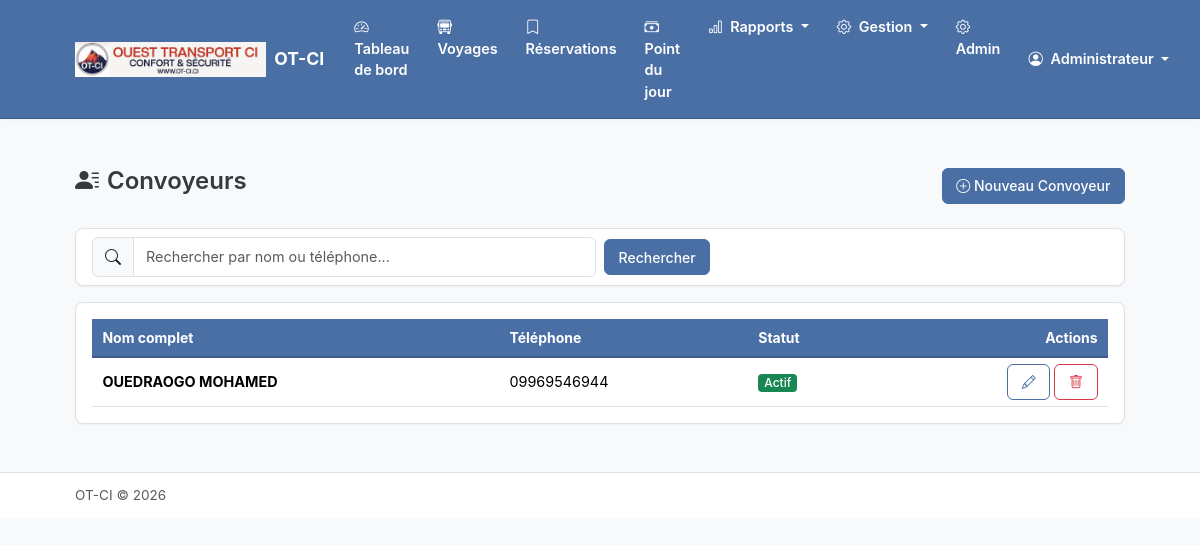
The app's page /personnel/convoyeurs/ (signed in) with its own data.
### apps/compagnie/models.py (models this page shows, shortened)
class Compagnie(models.Model):
    nom = models.CharField(max_length=200, verbose_name="Nom de la compagnie")
    logo = models.ImageField(
        upload_to='logos/',
        blank=True,
        null=True,
        verbose_name="Logo"
    )
    nom_pdg = models.CharField(max_length=200, verbose_name="Nom du PDG")
    adresse = models.TextField(blank=True, verbose_name="Adresse")
    telephone = models.CharField(max_length=20, blank=True, verbose_name="Téléphone")
    email = models.EmailField(blank=True, verbose_name="Email")
    date_creation = models.DateTimeField(auto_now_add=True)
    date_modification = models.DateTimeField(auto_now=True)
    class Meta:
        verbose_name = "Compagnie"
        verbose_name_plural = "Compagnie"
    @classmethod
    def get_instance(cls):
        return cls.objects.first()

### apps/personnel/models.py (models this page shows, shortened)
class Utilisateur(AbstractUser):
    ROLE_CHOICES = [
        ('pdg', 'PDG'),
        ('super_admin', 'Super Administrateur'),
        ('manager', 'Manager'),
        ('chef_gare', 'Chef de Gare'),
        ('guichetier', 'Guichetier'),
    ]
    nom_complet = models.CharField(max_length=200, verbose_name="Nom complet")
    telephone = models.CharField(max_length=20, blank=True, verbose_name="Téléphone")
    role = models.CharField(
        max_length=20,
        choices=ROLE_CHOICES,
        default='guichetier',
        verbose_name="Rôle"
    )
    gare = models.ForeignKey(
        'gares.Gare',
        on_delete=models.SET_NULL,
        null=True,
        blank=True,
        related_name='utilisateurs',
        verbose_name="Gare"
    )
    actif = models.BooleanField(default=True, verbose_name="Actif")
    date_creation = models.DateTimeField(auto_now_add=True)
    date_modification = models.DateTimeField(auto_now=True)
    objects = UtilisateurManager()
    EMAIL_FIELD = 'email'
    USERNAME_FIELD = 'username'
    REQUIRED_FIELDS = ['nom_complet']
    class Meta:
        verbose_name = "Utilisateur"
        verbose_name_plural = "Utilisateurs"
        ordering = ['nom_complet']
    @property
    def is_super_admin(self):
        return self.role == 'super_admin'
    @property
    def has_global_access(self):
        return self.role in ['pdg', 'super_admin', 'manager']

class Convoyeur(models.Model):
    SITUATION_MATRIMONIALE_CHOICES = [
        ('celibataire', 'Célibataire'),
        ('marie', 'Marié(e)'),
        ('divorce', 'Divorcé(e)'),
        ('veuf', 'Veuf/Veuve'),
    ]
    nom_complet = models.CharField(max_length=200, verbose_name="Nom complet")
    telephone = models.CharField(max_length=20, verbose_name="Téléphone")
    numero_cni = models.CharField(max_length=50, blank=True, verbose_name="Numéro CNI")
    situation_matrimoniale = models.CharField(
        max_length=20,
        choices=SITUATION_MATRIMONIALE_CHOICES,
        blank=True,
        verbose_name="Situation matrimoniale"
    )
    nombre_enfants = models.PositiveIntegerField(default=0, verbose_name="Nombre d'enfants en charge")
    telephone_2 = models.CharField(max_length=20, blank=True, verbose_name="Deuxième téléphone")
    lieu_habitation = models.CharField(max_length=200, blank=True, verbose_name="Lieu d'habitation")
    personne_urgence = models.CharField(max_length=200, blank=True, verbose_name="Personne à contacter en cas d'urgence")
    telephone_urgence = models.CharField(max_length=20, blank=True, verbose_name="Téléphone personne d'urgence")
    compagnie = models.ForeignKey(
        'compagnie.Compagnie',
        on_delete=models.CASCADE,
        related_name='convoyeurs',
        verbose_name="Compagnie"
    )
    actif = models.BooleanField(default=True, verbose_name="Actif")
    date_creation = models.DateTimeField(auto_now_add=True)
    date_modification = models.DateTimeField(auto_now=True)
    class Meta:
        verbose_name = "Convoyeur"
        verbose_name_plural = "Convoyeurs"
        ordering = ['nom_complet']

### apps/personnel/views.py (the view)
# urls.py: path('convoyeurs/', views.ConvoyeurListView.as_view(), name='convoyeur_list'),
class ConvoyeurListView(AdminRequiredMixin, ListView):
    model = Convoyeur
    template_name = 'personnel/convoyeur_list.html'
    context_object_name = 'convoyeurs'
    def get_queryset(self):
        queryset = super().get_queryset()
        search = self.request.GET.get('q')
        if search:
            queryset = queryset.filter(
                Q(nom_complet__icontains=search) |
                Q(telephone__icontains=search)
            )
        return queryset.order_by('nom_complet')
    def get_context_data(self, **kwargs):
        context = super().get_context_data(**kwargs)
        context['search_query'] = self.request.GET.get('q', '')
        return context

### apps/compagnie/context_processors.py (called while the page is built)
def compagnie_context(request):
    return {
        'compagnie': Compagnie.get_instance()
    }

### core/mixins.py (called while the page is built)
    def test_func(self):
        return self.request.user.has_global_access

### templates/personnel/convoyeur_list.html (shortened to what this page needs)
{% extends 'base.html' %}
{% block content %}
<div class="container py-4">
    <div class="d-flex justify-content-between align-items-center mb-4">
        <h2><i class="bi bi-person-lines-fill me-2"></i>Convoyeurs</h2>
        <a href="{% url 'personnel:convoyeur_create' %}" class="btn btn-primary"><i class="bi bi-plus-circle"></i> Nouveau Convoyeur</a>
    </div>
    <div class="card mb-3">
        <div class="card-body py-2">
            <form method="get" class="row g-2 align-items-center">
                <div class="col-md-6">
                    <div class="input-group">
                        <span class="input-group-text"><i class="bi bi-search"></i></span>
                        <input type="text" name="q" class="form-control" placeholder="Rechercher par nom ou téléphone..." value="{{ search_query }}">
                    </div>
                </div>
                <div class="col-auto">
                    <button type="submit" class="btn btn-primary">Rechercher</button>
                </div>
            </form>
        </div>
    </div>
    <div class="card">
        <div class="card-body">
            {% if convoyeurs %}
            <div class="table-responsive">
                <table class="table table-hover">
                    <thead>
                        <tr>
                            <th>Nom complet</th>
                            <th>Téléphone</th>
                            <th>Statut</th>
                            <th class="text-end">Actions</th>
                        </tr>
                    </thead>
                    <tbody>
                        {% for convoyeur in convoyeurs %}
                        <tr>
                            <td><strong>{{ convoyeur.nom_complet }}</strong></td>
                            <td>{{ convoyeur.telephone }}</td>
                            <td>
                                {% if convoyeur.actif %}
                                    <span class="badge bg-success">Actif</span>
                                {% else %}
                                    <span class="badge bg-secondary">Inactif</span>
                                {% endif %}
                            </td>
                            <td class="text-end">
                                <a href="{% url 'personnel:convoyeur_update' convoyeur.pk %}" class="btn btn-sm btn-outline-primary" title="Modifier"><i class="bi bi-pencil"></i></a>
                                <a href="{% url 'personnel:convoyeur_delete' convoyeur.pk %}" class="btn btn-sm btn-outline-danger" title="Supprimer"><i class="bi bi-trash"></i></a>
                            </td>
                        </tr>
                        {% endfor %}
                    </tbody>
                </table>
            </div>
            {% endif %}
        </div>
    </div>
</div>
{% endblock %}

### templates/base.html (shortened to what this page needs)
{% load static %}
<!DOCTYPE html>
<html lang="fr">
<head>
    <link href="https://cdn.jsdelivr.net/npm/bootstrap@5.3.2/dist/css/bootstrap.min.css" rel="stylesheet">
    <link href="https://cdn.jsdelivr.net/npm/bootstrap-icons@1.11.1/font/bootstrap-icons.css" rel="stylesheet">
    <link href="{% static 'css/custom.css' %}" rel="stylesheet">
</head>
<body>
    <nav class="navbar navbar-expand-lg navbar-dark sticky-top">
        <div class="container">
            <a class="navbar-brand d-flex align-items-center" href="{% url 'guichet:dashboard' %}">
                {% if compagnie and compagnie.logo %}
                    <img src="{{ compagnie.logo.url }}" alt="Logo" height="35" class="me-2">
                {% endif %}
                <span>{% if compagnie %}{{ compagnie.nom }}{% else %}Gestion Billetterie{% endif %}</span>
            </a>
            <div class="collapse navbar-collapse" id="navbarNav">
                {% if user.is_authenticated %}
                <ul class="navbar-nav me-auto">
                    <li class="nav-item">
                        <a class="nav-link {% if request.resolver_match.url_name == 'dashboard' %}active{% endif %}"
                           href="{% url 'guichet:dashboard' %}">
                            <i class="bi bi-speedometer2 me-1"></i> Tableau de bord
                        </a>
                    </li>
                    <li class="nav-item">
                        <a class="nav-link {% if request.resolver_match.url_name == 'voyage_list' %}active{% endif %}"
                           href="{% url 'guichet:voyage_list' %}">
                            <i class="bi bi-bus-front me-1"></i> Voyages
                        </a>
                    </li>
                    <li class="nav-item">
                        <a class="nav-link {% if request.resolver_match.url_name == 'reservations' %}active{% endif %}"
                           href="{% url 'guichet:reservations' %}">
                            <i class="bi bi-bookmark me-1"></i> Réservations
                        </a>
                    </li>
                    <li class="nav-item">
                        <a class="nav-link {% if 'comptabilite' in request.path %}active{% endif %}"
                           href="{% url 'comptabilite:point_journalier' %}">
                            <i class="bi bi-cash-stack me-1"></i> Point du jour
                        </a>
                    </li>
                    <li class="nav-item dropdown">
                        <a class="nav-link dropdown-toggle" href="#" data-bs-toggle="dropdown">
                            <i class="bi bi-bar-chart me-1"></i> Rapports
                        </a>
                    </li>
                    <li class="nav-item dropdown">
                        <a class="nav-link dropdown-toggle" href="#" data-bs-toggle="dropdown">
                            <i class="bi bi-gear me-1"></i> Gestion
                        </a>
                    </li>
                    {% if user.is_superuser %}
                    <li class="nav-item">
                        <a class="nav-link" href="{% url 'admin:index' %}">
                            <i class="bi bi-gear me-1"></i> Admin
                        </a>
                    </li>
                    {% endif %}
                </ul>
                <ul class="navbar-nav">
                    <li class="nav-item dropdown">
                        <a class="nav-link dropdown-toggle" href="#" data-bs-toggle="dropdown">
                            <i class="bi bi-person-circle me-1"></i>
                            {{ user.nom_complet|default:user.username }}
                        </a>
                    </li>
                </ul>
                {% endif %}
            </div>
        </div>
    </nav>
    <main class="py-4">
        {% block content %}{% endblock %}
    </main>
    <footer class="py-3 mt-auto border-top bg-white">
        <div class="container">
            <div class="d-flex justify-content-between align-items-center">
                <span class="text-muted">
                    {% if compagnie %}{{ compagnie.nom }}{% else %}Gestion Billetterie{% endif %} &copy; {% now "Y" %}
                </span>
            </div>
        </div>
    </footer>
</body>
</html>

### static/css/custom.css (style rules this page uses)
:root { --color-bg-main: #F8F9FA; --color-bg-card: #FFFFFF; --color-text-primary: #343A40; --color-text-secondary: #6C757D; --color-accent: #4A6FA5; --color-accent-hover: #3D5D8A; --color-success: #5D8A66; --color-success-light: #D4EDDA; --color-warning: #D4A84B; --color-warning-light: #FFF3CD; --color-danger: #C45C5C; --color-danger-light: #F8D7DA; --color-siege-disponible: #D4EDDA; --color-siege-reserve: #FFF3CD; --color-siege-paye: #ADB5BD; --color-siege-non-vendable: #6C757D; --color-border: #DEE2E6; --shadow-sm: 0 1px 2px rgba(0, 0, 0, 0.05); --shadow-md: 0 4px 6px rgba(0, 0, 0, 0.07); --font-family: -apple-system, BlinkMacSystemFont, "Segoe UI", Roboto, "Helvetica Neue", Arial, sans-serif; --font-size-base: 14px; --line-height-base: 1.5; }
* { box-sizing: border-box; }
body { font-family: var(--font-family); font-size: var(--font-size-base); line-height: var(--line-height-base); color: var(--color-text-primary); background-color: var(--color-bg-main); }
.container { width: 90% !important; max-width: 100% !important; padding-right: 15px; padding-left: 15px; margin-right: auto; margin-left: auto; }
h2, .h2 { font-size: 1.5rem; font-weight: 600; }
a { color: var(--color-accent); text-decoration: none; }
.navbar { background-color: var(--color-accent) !important; border-bottom: 1px solid var(--color-accent-hover); box-shadow: var(--shadow-sm); }
.navbar-brand { font-weight: 700; font-size: 1.1rem; color: #FFFFFF !important; }
.nav-link { color: #FFFFFF !important; font-weight: 600; padding: 0.5rem 0.75rem !important; font-size: 0.9rem; border-radius: 4px; margin: 0 2px; transition: background-color 0.2s ease; }
.nav-link i { color: #FFFFFF !important; font-weight: 700; }
.dropdown-toggle::after { color: #FFFFFF; }
.card { background-color: var(--color-bg-card); border: 1px solid var(--color-border); border-radius: 8px; box-shadow: var(--shadow-sm); }
.card-body { padding: 1rem; }
.btn { border-radius: 6px; font-weight: 500; font-size: 0.875rem; padding: 0.4rem 0.85rem; transition: all 0.2s ease; }
.btn-primary { background-color: var(--color-accent); border-color: var(--color-accent); }
.btn-outline-primary { color: var(--color-accent); border-color: var(--color-accent); }
.form-control, .form-select { border: 1px solid var(--color-border); border-radius: 6px; font-size: 0.9rem; padding: 0.5rem 0.75rem; transition: border-color 0.2s ease, box-shadow 0.2s ease; }
.table { margin-bottom: 0; }
.table thead th { background-color: var(--color-accent); border-bottom: 2px solid var(--color-accent-hover); font-weight: 700; font-size: 0.875rem; color: #FFFFFF; padding: 0.5rem 0.65rem; }
.table tbody td { padding: 0.4rem 0.65rem; font-size: 0.9rem; vertical-align: middle; border-bottom: 1px solid var(--color-border); }
.badge { font-weight: 500; font-size: 0.8rem; padding: 0.3em 0.55em; border-radius: 4px; }
.text-muted { font-size: 0.85rem; }
.py-3 { padding-top: 0.75rem !important; padding-bottom: 0.75rem !important; }
.badge.bg-success, .badge.bg-warning, .badge.bg-info, .badge.bg-secondary, .badge.bg-primary, .badge.bg-dark { font-size: 0.75rem; padding: 0.25em 0.5em; }

### records on screen
Compagnie: logo (picture), nom "OT-CI"
Utilisateur: nom_complet "Administrateur"
Convoyeur: nom_complet "OUEDRAOGO MOHAMED", telephone "09969546944", actif "Actif"
